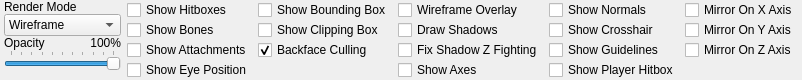
<?xml version="1.0" encoding="UTF-8"?>
<ui version="4.0">
 <class>ui::assets::studiomodel::ModelDisplayPanel</class>
 <widget class="QWidget" name="ui::assets::studiomodel::ModelDisplayPanel">
  <property name="geometry">
   <rect>
    <x>0</x>
    <y>0</y>
    <width>727</width>
    <height>75</height>
   </rect>
  </property>
  <property name="windowTitle">
   <string>Form</string>
  </property>
  <layout class="QHBoxLayout" name="horizontalLayout">
   <property name="sizeConstraint">
    <enum>QLayout::SetFixedSize</enum>
   </property>
   <property name="leftMargin">
    <number>4</number>
   </property>
   <property name="topMargin">
    <number>0</number>
   </property>
   <property name="rightMargin">
    <number>4</number>
   </property>
   <property name="bottomMargin">
    <number>0</number>
   </property>
   <item>
    <layout class="QGridLayout" name="gridLayout_2">
     <property name="leftMargin">
      <number>0</number>
     </property>
     <property name="verticalSpacing">
      <number>0</number>
     </property>
     <item row="2" column="1">
      <widget class="QLabel" name="OpacityValueLabel">
       <property name="text">
        <string>100%</string>
       </property>
       <property name="alignment">
        <set>Qt::AlignRight|Qt::AlignTrailing|Qt::AlignVCenter</set>
       </property>
      </widget>
     </item>
     <item row="2" column="0">
      <widget class="QLabel" name="label_2">
       <property name="sizePolicy">
        <sizepolicy hsizetype="Fixed" vsizetype="Preferred">
         <horstretch>0</horstretch>
         <verstretch>0</verstretch>
        </sizepolicy>
       </property>
       <property name="text">
        <string>Opacity</string>
       </property>
      </widget>
     </item>
     <item row="3" column="0" colspan="2">
      <widget class="QSlider" name="OpacitySlider">
       <property name="sizePolicy">
        <sizepolicy hsizetype="Preferred" vsizetype="Fixed">
         <horstretch>0</horstretch>
         <verstretch>0</verstretch>
        </sizepolicy>
       </property>
       <property name="minimumSize">
        <size>
         <width>0</width>
         <height>0</height>
        </size>
       </property>
       <property name="maximumSize">
        <size>
         <width>16777215</width>
         <height>16777215</height>
        </size>
       </property>
       <property name="maximum">
        <number>100</number>
       </property>
       <property name="value">
        <number>100</number>
       </property>
       <property name="orientation">
        <enum>Qt::Horizontal</enum>
       </property>
       <property name="tickPosition">
        <enum>QSlider::TicksAbove</enum>
       </property>
       <property name="tickInterval">
        <number>10</number>
       </property>
      </widget>
     </item>
     <item row="4" column="0">
      <spacer name="verticalSpacer_4">
       <property name="orientation">
        <enum>Qt::Vertical</enum>
       </property>
       <property name="sizeHint" stdset="0">
        <size>
         <width>20</width>
         <height>0</height>
        </size>
       </property>
      </spacer>
     </item>
     <item row="1" column="0" colspan="2">
      <widget class="QComboBox" name="RenderModeComboBox">
       <property name="sizePolicy">
        <sizepolicy hsizetype="Preferred" vsizetype="Fixed">
         <horstretch>0</horstretch>
         <verstretch>0</verstretch>
        </sizepolicy>
       </property>
       <property name="minimumSize">
        <size>
         <width>0</width>
         <height>0</height>
        </size>
       </property>
       <property name="maximumSize">
        <size>
         <width>16777215</width>
         <height>16777215</height>
        </size>
       </property>
       <property name="currentText">
        <string>Wireframe</string>
       </property>
       <item>
        <property name="text">
         <string>Wireframe</string>
        </property>
       </item>
       <item>
        <property name="text">
         <string>Flat Shaded</string>
        </property>
       </item>
       <item>
        <property name="text">
         <string>Smooth Shaded</string>
        </property>
       </item>
       <item>
        <property name="text">
         <string>Texture Shaded</string>
        </property>
       </item>
      </widget>
     </item>
     <item row="0" column="0" colspan="2">
      <widget class="QLabel" name="label">
       <property name="text">
        <string>Render Mode</string>
       </property>
      </widget>
     </item>
    </layout>
   </item>
   <item>
    <layout class="QVBoxLayout" name="verticalLayout_2">
     <property name="spacing">
      <number>0</number>
     </property>
     <property name="leftMargin">
      <number>0</number>
     </property>
     <item>
      <widget class="QCheckBox" name="ShowHitboxes">
       <property name="text">
        <string>Show Hitboxes</string>
       </property>
      </widget>
     </item>
     <item>
      <widget class="QCheckBox" name="ShowBones">
       <property name="text">
        <string>Show Bones</string>
       </property>
      </widget>
     </item>
     <item>
      <widget class="QCheckBox" name="ShowAttachments">
       <property name="text">
        <string>Show Attachments</string>
       </property>
      </widget>
     </item>
     <item>
      <widget class="QCheckBox" name="ShowEyePosition">
       <property name="text">
        <string>Show Eye Position</string>
       </property>
      </widget>
     </item>
     <item>
      <spacer name="verticalSpacer_3">
       <property name="orientation">
        <enum>Qt::Vertical</enum>
       </property>
       <property name="sizeHint" stdset="0">
        <size>
         <width>20</width>
         <height>0</height>
        </size>
       </property>
      </spacer>
     </item>
    </layout>
   </item>
   <item>
    <layout class="QVBoxLayout" name="verticalLayout_3">
     <property name="spacing">
      <number>0</number>
     </property>
     <property name="leftMargin">
      <number>0</number>
     </property>
     <item>
      <widget class="QCheckBox" name="ShowBBox">
       <property name="text">
        <string>Show Bounding Box</string>
       </property>
      </widget>
     </item>
     <item>
      <widget class="QCheckBox" name="ShowCBox">
       <property name="text">
        <string>Show Clipping Box</string>
       </property>
      </widget>
     </item>
     <item>
      <widget class="QCheckBox" name="BackfaceCulling">
       <property name="text">
        <string>Backface Culling</string>
       </property>
       <property name="checked">
        <bool>true</bool>
       </property>
      </widget>
     </item>
     <item>
      <spacer name="verticalSpacer_7">
       <property name="orientation">
        <enum>Qt::Vertical</enum>
       </property>
       <property name="sizeHint" stdset="0">
        <size>
         <width>20</width>
         <height>0</height>
        </size>
       </property>
      </spacer>
     </item>
    </layout>
   </item>
   <item>
    <layout class="QVBoxLayout" name="verticalLayout_5">
     <property name="spacing">
      <number>0</number>
     </property>
     <property name="leftMargin">
      <number>0</number>
     </property>
     <item>
      <widget class="QCheckBox" name="WireframeOverlay">
       <property name="text">
        <string>Wireframe Overlay</string>
       </property>
      </widget>
     </item>
     <item>
      <widget class="QCheckBox" name="DrawShadows">
       <property name="text">
        <string>Draw Shadows</string>
       </property>
      </widget>
     </item>
     <item>
      <widget class="QCheckBox" name="FixShadowZFighting">
       <property name="text">
        <string>Fix Shadow Z Fighting</string>
       </property>
      </widget>
     </item>
     <item>
      <widget class="QCheckBox" name="ShowAxes">
       <property name="text">
        <string>Show Axes</string>
       </property>
      </widget>
     </item>
     <item>
      <spacer name="verticalSpacer_9">
       <property name="orientation">
        <enum>Qt::Vertical</enum>
       </property>
       <property name="sizeHint" stdset="0">
        <size>
         <width>20</width>
         <height>0</height>
        </size>
       </property>
      </spacer>
     </item>
    </layout>
   </item>
   <item>
    <layout class="QVBoxLayout" name="verticalLayout_6">
     <property name="spacing">
      <number>0</number>
     </property>
     <property name="leftMargin">
      <number>0</number>
     </property>
     <item>
      <widget class="QCheckBox" name="ShowNormals">
       <property name="text">
        <string>Show Normals</string>
       </property>
      </widget>
     </item>
     <item>
      <widget class="QCheckBox" name="ShowCrosshair">
       <property name="text">
        <string>Show Crosshair</string>
       </property>
      </widget>
     </item>
     <item>
      <widget class="QCheckBox" name="ShowGuidelines">
       <property name="text">
        <string>Show Guidelines</string>
       </property>
      </widget>
     </item>
     <item>
      <widget class="QCheckBox" name="ShowPlayerHitbox">
       <property name="text">
        <string>Show Player Hitbox</string>
       </property>
      </widget>
     </item>
     <item>
      <spacer name="verticalSpacer_8">
       <property name="orientation">
        <enum>Qt::Vertical</enum>
       </property>
       <property name="sizeHint" stdset="0">
        <size>
         <width>20</width>
         <height>0</height>
        </size>
       </property>
      </spacer>
     </item>
    </layout>
   </item>
   <item>
    <layout class="QVBoxLayout" name="verticalLayout_7">
     <property name="spacing">
      <number>0</number>
     </property>
     <property name="leftMargin">
      <number>0</number>
     </property>
     <item>
      <widget class="QCheckBox" name="MirrorOnXAxis">
       <property name="text">
        <string>Mirror On X Axis</string>
       </property>
      </widget>
     </item>
     <item>
      <widget class="QCheckBox" name="MirrorOnYAxis">
       <property name="text">
        <string>Mirror On Y Axis</string>
       </property>
      </widget>
     </item>
     <item>
      <widget class="QCheckBox" name="MirrorOnZAxis">
       <property name="text">
        <string>Mirror On Z Axis</string>
       </property>
      </widget>
     </item>
     <item>
      <spacer name="verticalSpacer_5">
       <property name="orientation">
        <enum>Qt::Vertical</enum>
       </property>
       <property name="sizeHint" stdset="0">
        <size>
         <width>20</width>
         <height>0</height>
        </size>
       </property>
      </spacer>
     </item>
    </layout>
   </item>
  </layout>
 </widget>
 <resources/>
 <connections/>
</ui>
